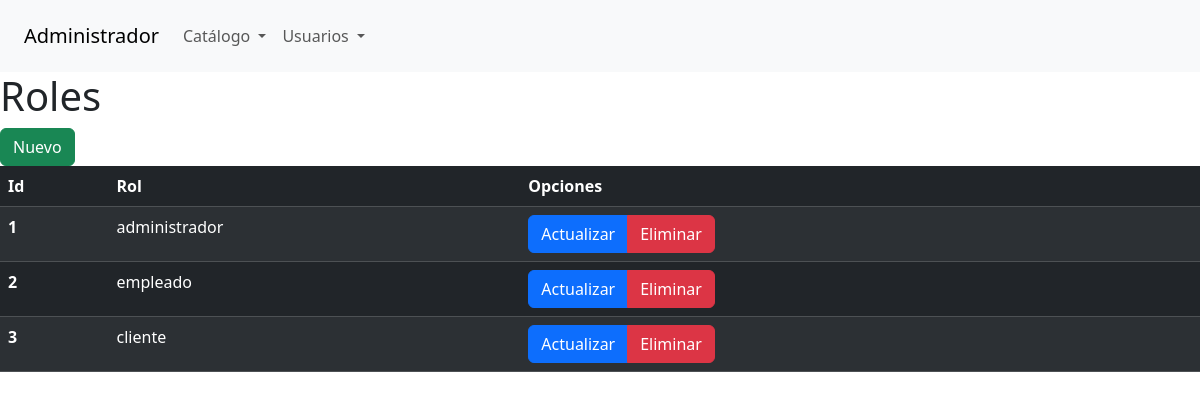
Page /admin/rol.php (signed in) on the committed database.
### tables this page shows
CREATE TABLE IF NOT EXISTS `rol` (
  `id_rol` int(11) NOT NULL AUTO_INCREMENT,
  `rol` varchar(30) NOT NULL,
  PRIMARY KEY (`id_rol`)
);

### sistema.class.php (called while the page is built, shortened)
<?php
class Sistema
{
    function conexion()
    {
        $this->con = new PDO(SGBD . ':host=' . DBHOST . ';dbname=' . DBNAME . ';port=' . DBPORT, DBUSER, DBPASS);
    }
}
?>

### admin/rol.class.php (called while the page is built, shortened)
<?php
require_once('../sistema.class.php');
class Rol extends Sistema
{
    function readAll()
    {
        $sql = "select * from rol";
        $consulta = $this->con->prepare($sql);
        $consulta->execute();
        return $consulta->fetchAll(PDO::FETCH_ASSOC);
    }
}
?>

### admin/views/roles/index.php (the view, shortened to what this page needs)
<?php require('views/header_admin.php'); ?>
<h1>Roles</h1>
<a href="rol.php?accion=crear" class="btn btn-success">Nuevo</a>
<table class="table table-striped table-dark">
    <thead>
        <tr>
            <th scope="col">Id</th>
            <th scope="col">Rol</th>
            <th scope="col">Opciones</th>
        </tr>
    </thead>
    <tbody>
        <?php foreach ($roles as $rol): ?>
            <tr>
                <th scope="row"><?php echo $rol['id_rol']; ?></th>
                <td><?php echo $rol['rol']; ?></td>
                <td>
                    <div class="btn-group" role="group" aria-label="Basic example">
                        <a href="rol.php?accion=actualizar&id=<?php echo $rol['id_rol']; ?>"
                            class="btn btn-primary">Actualizar</a>
                        <a href="rol.php?accion=eliminar&id=<?php echo $rol['id_rol']; ?>"
                            class="btn btn-danger">Eliminar</a>
                    </div>
                </td>
            </tr>
        <?php endforeach; ?>
    </tbody>
</table>

### rows in the picture
rol: id_rol "1", rol "administrador"
rol: id_rol "2", rol "empleado"
rol: id_rol "3", rol "cliente"
